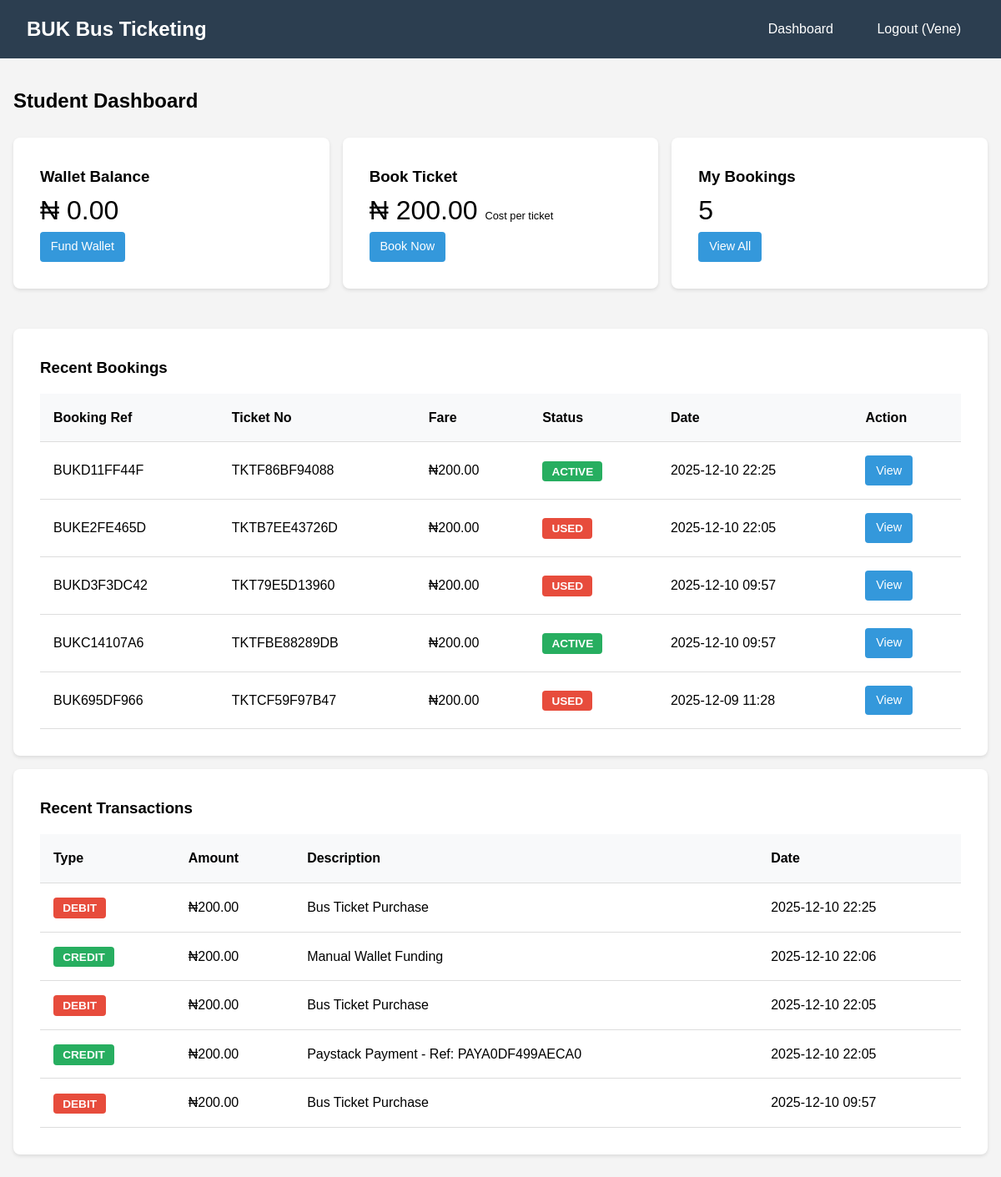
The app's page /dashboard/ (signed in) with its own data.
### tickets/models.py (models this page shows, shortened)
class Wallet(models.Model):
    user = models.OneToOneField(User, on_delete=models.CASCADE, related_name='wallet')
    balance = models.DecimalField(max_digits=10, decimal_places=2, default=0.00)
    created_at = models.DateTimeField(auto_now_add=True)
    updated_at = models.DateTimeField(auto_now=True)

class Booking(models.Model):
    STATUS_CHOICES = (
        ('ACTIVE', 'Active'),
        ('USED', 'Used'),
        ('EXPIRED', 'Expired'),
    )
    user = models.ForeignKey(User, on_delete=models.CASCADE, related_name='bookings')
    booking_reference = models.CharField(max_length=20, unique=True, editable=False)
    ticket_number = models.CharField(max_length=20, unique=True, editable=False)
    fare = models.DecimalField(max_digits=10, decimal_places=2, default=200.00)
    status = models.CharField(max_length=10, choices=STATUS_CHOICES, default='ACTIVE')
    qr_code = models.ImageField(upload_to='qr_codes/', blank=True)
    booking_date = models.DateTimeField(auto_now_add=True)
    used_date = models.DateTimeField(null=True, blank=True)
    class Meta:
        ordering = ['-booking_date']

class WalletTransaction(models.Model):
    TRANSACTION_TYPES = (
        ('CREDIT', 'Credit'),
        ('DEBIT', 'Debit'),
    )
    wallet = models.ForeignKey(Wallet, on_delete=models.CASCADE, related_name='transactions')
    transaction_type = models.CharField(max_length=10, choices=TRANSACTION_TYPES)
    amount = models.DecimalField(max_digits=10, decimal_places=2)
    description = models.CharField(max_length=255)
    timestamp = models.DateTimeField(auto_now_add=True)
    class Meta:
        ordering = ['-timestamp']

### tickets/views.py (the view)
# urls.py: path('dashboard/', views.dashboard, name='dashboard'),
@login_required
def dashboard(request):
    wallet = request.user.wallet
    recent_bookings = request.user.bookings.all()[:5]
    recent_transactions = wallet.transactions.all()[:5]
    context = {
        'wallet': wallet,
        'recent_bookings': recent_bookings,
        'recent_transactions': recent_transactions,
    }
    return render(request, 'tickets/dashboard.html', context)

### tickets/templates/tickets/dashboard.html
{% extends 'tickets/base.html' %}
{% block content %}
<h2 style="margin-bottom: 1.5rem;">Student Dashboard</h2>
<div style="display: grid; grid-template-columns: repeat(auto-fit, minmax(300px, 1fr)); gap: 1rem; margin-bottom: 2rem;">
    <div class="card">
        <h3>Wallet Balance</h3>
        <p style="font-size: 2rem; font-weight: lighter;">₦ {{ wallet.balance }}</p>
        <a href="{% url 'tickets:fund_wallet' %}" class="btn" style="padding: 0.4rem 0.8rem; font-size: 0.9rem;">Fund Wallet</a>
    </div>
    <div class="card">
        <h3>Book Ticket</h3>
        <p style="font-size: 2rem; font-weight: lighter;">₦ 200.00 <span style="font-size: .8rem;">Cost per ticket</span></p>
        <a href="{% url 'tickets:create_booking' %}" class="btn" style="padding: 0.4rem 0.8rem; font-size: 0.9rem;">Book Now</a>
    </div>
    <div class="card">
        <h3>My Bookings</h3>
        <p style="font-size: 2rem; font-weight: lighter;">{{ recent_bookings.count }}</p>
        <a href="{% url 'tickets:booking_history' %}" class="btn" style="padding: 0.4rem 0.8rem; font-size: 0.9rem;">View All</a>
    </div>
</div>
<div class="card">
    <h3 style="margin-bottom: 1rem;">Recent Bookings</h3>
    {% if recent_bookings %}
        <table>
            <tr>
                <th>Booking Ref</th>
                <th>Ticket No</th>
                <th>Fare</th>
                <th>Status</th>
                <th>Date</th>
                <th>Action</th>
            </tr>
            {% for booking in recent_bookings %}
            <tr>
                <td>{{ booking.booking_reference }}</td>
                <td>{{ booking.ticket_number }}</td>
                <td>₦{{ booking.fare }}</td>
                <td>
                    {% if booking.status == 'ACTIVE' %}
                        <span class="badge badge-success">{{ booking.status }}</span>
                    {% else %}
                        <span class="badge badge-danger">{{ booking.status }}</span>
                    {% endif %}
                </td>
                <td>{{ booking.booking_date|date:"Y-m-d H:i" }}</td>
                <td><a href="{% url 'tickets:booking_detail' booking.id %}" class="btn" style="padding: 0.4rem 0.8rem; font-size: 0.9rem;">View</a></td>
            </tr>
            {% endfor %}
        </table>
    {% else %}
        <p>No bookings yet.</p>
    {% endif %}
</div>
<div class="card">
    <h3 style="margin-bottom: 1rem;">Recent Transactions</h3>
    {% if recent_transactions %}
        <table>
            <tr>
                <th>Type</th>
                <th>Amount</th>
                <th>Description</th>
                <th>Date</th>
            </tr>
            {% for trans in recent_transactions %}
            <tr>
                <td>
                    {% if trans.transaction_type == 'CREDIT' %}
                        <span class="badge badge-success">{{ trans.transaction_type }}</span>
                    {% else %}
                        <span class="badge badge-danger">{{ trans.transaction_type }}</span>
                    {% endif %}
                </td>
                <td>₦{{ trans.amount }}</td>
                <td>{{ trans.description }}</td>
                <td>{{ trans.timestamp|date:"Y-m-d H:i" }}</td>
            </tr>
            {% endfor %}
        </table>
    {% else %}
        <p>No transactions yet.</p>
    {% endif %}
</div>
{% endblock %}

### tickets/templates/tickets/base.html (shortened to what this page needs)
<!DOCTYPE html>
<html lang="en">
<head>
</head>
<body>
    <nav class="navbar">
        <h1>BUK Bus Ticketing</h1>
        <div>
            {% if user.is_authenticated %}
                {% if not user.is_staff %}
                   <a href="{% url 'tickets:dashboard' %}">Dashboard</a>
                {% endif %}
                <a href="{% url 'tickets:logout' %}">Logout ({{ user.username }})</a>
            {% else %}
                <a href="{% url 'tickets:home' %}">Home</a>
                <a href="{% url 'tickets:login' %}">Login</a>
                <a href="{% url 'tickets:register' %}">Register</a>
            {% endif %}
        </div>
    </nav>
    <div class="container">
        {% block content %}{% endblock %}
    </div>
</body>
</html>

### tickets/templates/tickets/base.html (style rules this page uses)
* { margin: 0; padding: 0; box-sizing: border-box; }
body { font-family: Arial, sans-serif; background: #f4f4f4; line-height: 1.6; }
.navbar { background: #2c3e50; color: white; padding: 1rem 2rem; display: flex; justify-content: space-between; align-items: center; }
.navbar h1 { font-size: 1.5rem; }
.navbar a { color: white; text-decoration: none; margin-left: 1rem; padding: 0.5rem 1rem; border-radius: 4px; transition: background 0.3s; }
.container { max-width: 1200px; margin: 2rem auto; padding: 0 1rem; }
.card { background: white; padding: 2rem; border-radius: 8px; box-shadow: 0 2px 4px rgba(0,0,0,0.1); margin-bottom: 1rem; }
.btn { display: inline-block; padding: 0.7rem 1.5rem; background: #3498db; color: white; text-decoration: none; border-radius: 4px; border: none; cursor: pointer; transition: background 0.3s; }
table { width: 100%; border-collapse: collapse; }
table th, table td { padding: 1rem; text-align: left; border-bottom: 1px solid #ddd; }
table th { background: #f8f9fa; }
.badge { padding: 0.3rem 0.7rem; border-radius: 4px; font-size: 0.85rem; font-weight: bold; }
.badge-success { background: #27ae60; color: white; }
.badge-danger { background: #e74c3c; color: white; }

### records on screen
Wallet: balance "0.00"
Booking: booking_reference "BUKD11FF44F", ticket_number "TKTF86BF94088", fare "200.00", status "ACTIVE", booking_date "2025-12-10 22:25"
Booking: booking_reference "BUKE2FE465D", ticket_number "TKTB7EE43726D", fare "200.00", status "USED", booking_date "2025-12-10 22:05"
Booking: booking_reference "BUKD3F3DC42", ticket_number "TKT79E5D13960", fare "200.00", status "USED", booking_date "2025-12-10 09:57"
Booking: booking_reference "BUKC14107A6", ticket_number "TKTFBE88289DB", fare "200.00", status "ACTIVE", booking_date "2025-12-10 09:57"
Booking: booking_reference "BUK695DF966", ticket_number "TKTCF59F97B47", fare "200.00", status "USED", booking_date "2025-12-09 11:28"

### other values on screen
{{ user.username }} "Vene"
{{ recent_bookings.count }} "5"
